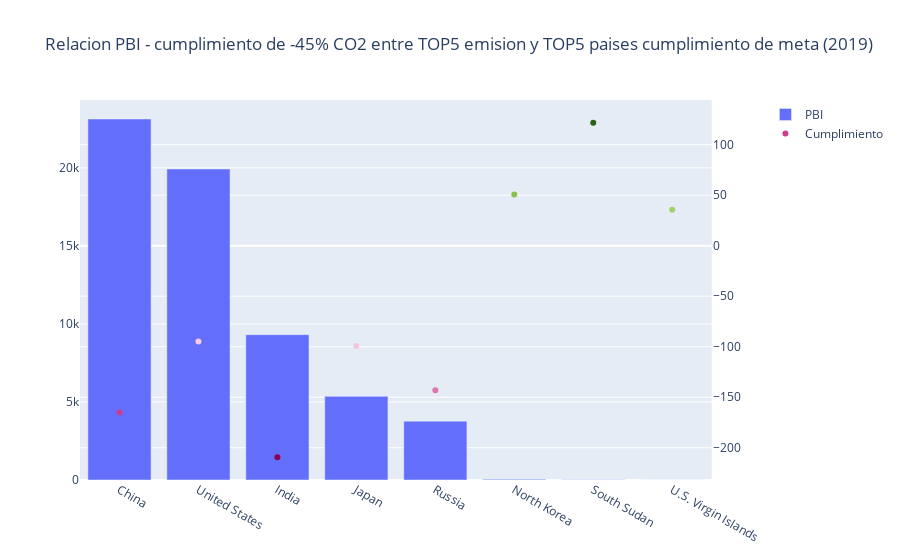

Notebook source saved alongside this figure:
### Code cell
fig = make_subplots(specs=[[{"secondary_y": True}]])
fig.add_trace(go.Bar(x=df_pbi['pais'],y=df_pbi['pbi'],name='PBI'))
fig.add_trace(go.Scatter(x=df_pbi['pais'],y=df_pbi['cumplimiento'],name='Cumplimiento',mode='markers', marker_color=df_pbi['cumplimiento'],),secondary_y=True)
fig.update_layout(title=title)
fig.show()

### Figure 1 — Plotly figure (JSON) as saved in the notebook; plotly's stock layout.template omitted (floating-point values rounded to 4 significant figures)
{"data": [{"name": "PBI", "type": "bar", "x": ["China", "United States", "India", "Japan", "Russia", "North Korea", "South Sudan", "U.S. Virgin Islands"], "y": [23130.0, 19930.0, 9310.0, 5359.0, 3770.0, 43.14, 17.33, 1.88]}, {"marker": {"color": [-165.1, -94.8, -209.5, -99.24, -143.2, 50.69, 121.7, 35.61]}, "mode": "markers", "name": "Cumplimiento", "type": "scatter", "x": ["China", "United States", "India", "Japan", "Russia", "North Korea", "South Sudan", "U.S. Virgin Islands"], "xaxis": "x", "y": [-165.1, -94.8, -209.5, -99.24, -143.2, 50.69, 121.7, 35.61], "yaxis": "y2"}], "layout": {"title": {"text": "Relacion PBI - cumplimiento de -45% CO2 entre TOP5 emision y TOP5 paises cumplimiento de meta (2019)"}, "xaxis": {"anchor": "y", "domain": [0, 0.94]}, "yaxis": {"anchor": "x", "domain": [0, 1]}, "yaxis2": {"anchor": "x", "overlaying": "y", "side": "right"}}}
